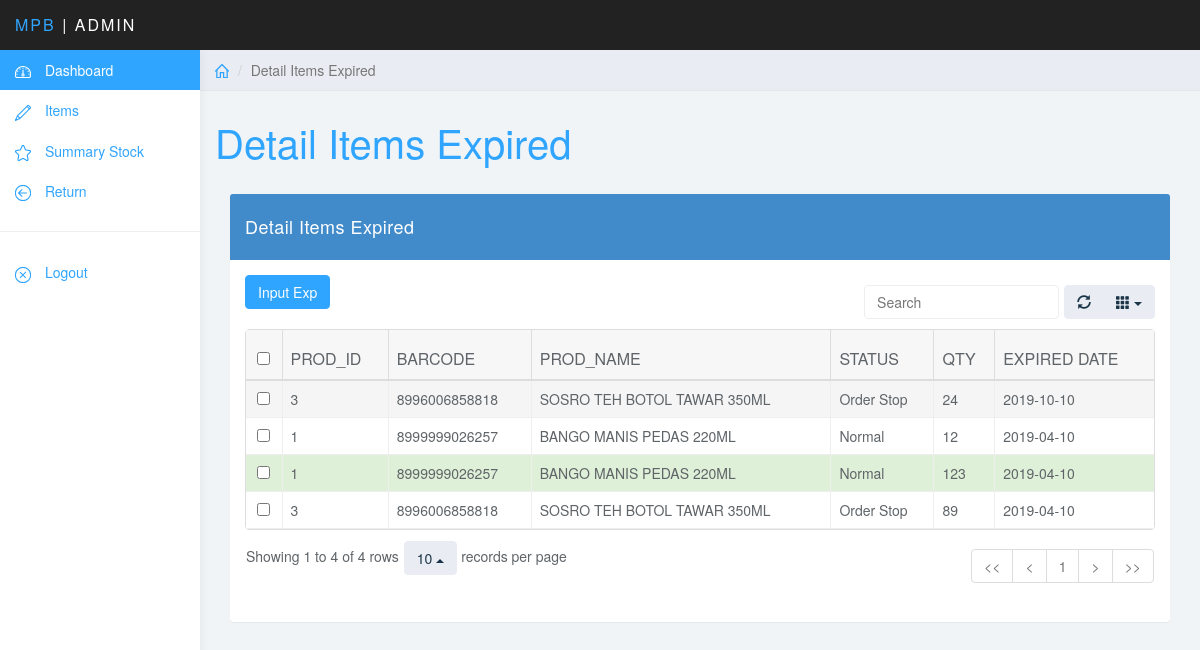
Screenshot of /index.php/exp with the database file from the repository.
### tables this page shows
CREATE TABLE `t_expired` (
  `ID_TRANS` int(11) NOT NULL,
  `PROD_ID` int(11) NOT NULL,
  `CAT_NM` varchar(100) NOT NULL,
  `BARCODE` varchar(14) NOT NULL,
  `PROD_NM` varchar(255) NOT NULL,
  `STATUS` varchar(20) NOT NULL,
  `QTY` int(11) NOT NULL,
  `DATE` date NOT NULL
);

### application/libraries/Template.php (called while the page is built, shortened)
<?php
class Template
{
   function __construct()
   {
      $this->ci =&get_instance();
   }
   function admin($template, $data='')
   {
      $data['content'] = $this->ci->load->view($template, $data, TRUE);
      $data['nav']  = $this->ci->load->view('nav', $data, TRUE);
      $this->ci->load->view('home',$data);
   }
}

### application/controllers/Exp.php (called while the page is built, shortened)
<?php
class Exp extends CI_Controller {
	public function index()
	{
		$data['header'] = 'Detail Items Expired';
		$data['items'] = $this->admin->get_all('t_expired');
		$this->template->admin('exp' ,$data);
	}
}

### index.php (called while the page is built, shortened)
<?php
require_once BASEPATH.'core/CodeIgniter.php';

### application/models/Admin.php (called while the page is built, shortened)
<?php
class Admin extends CI_Model {
	function get_all($table)
	{
		$this->db->from($table);
		return $this->db->get();
	}
}

### application/views/exp.php (the view, shortened to what this page needs)
<div class="row">
		<div class="col-lg-12">
		</div>
	</div>
	<div class="col-lg-12">
			<div class="panel panel-primary">
				<div class="panel-heading"><?= $header; ?></span></div>
				<div class="panel-body">
					<div style="float:left">
						<a type="button" data-toggle="modal" data-target="#modal-tambah"  class="btn btn-primary">Input Exp</a>
					</div>
					<table data-toggle="table" data-show-refresh="true" data-show-columns="true" data-search="true" data-pagination="true" data-sort-name="name" data-sort-order="desc" data-row-style="rowStyle">
						<thead>
							<tr>
								<th data-field ="id2" data-sortable="true">PROD_ID</th>
								<th data-field ="id3" data-sortable="true">BARCODE</th>
								<th data-field ="id4" data-sortable="true">PROD_NAME</th>
								<th data-field ="id5" data-sortable="true">STATUS</th>
								<th data-field ="id6" data-sortable="true">QTY</th>
								<th data-field ="id7" data-sortable="true">EXPIRED DATE</th>
							</tr>
						</thead>
						<tbody>
							<?php
							foreach ($items->result() as $key) :
								?>
								<tr>
									<td data-field ="id2" ><?= $key->PROD_ID; ?></td>
									<td data-field ="id3" ><?= $key->BARCODE; ?></td>
									<td data-field ="id4" ><?= $key->PROD_NM; ?></td>
									<td data-field ="id5" ><?= $key->STATUS; ?></td>
									<td data-field ="id6" ><?= $key->QTY; ?></td>
									<td data-field ="id7" ><?= $key->DATE; ?></td>
								</tr>
							<?php endforeach; ?>
						</tbody>
					</table>
				</div>
			</div>
		</div>
	</div>

### application/views/nav.php (shortened to what this page needs)
<ul class="nav menu">
	<li class="active"><a href="<?php echo base_url(); ?>home"><svg class="glyph stroked dashboard-dial"><use xlink:href="#stroked-dashboard-dial"></use></svg> Dashboard</a></li>
	<li class="parent ">
		<a href="#">
			<span data-toggle="collapse" href="#sub-item-1"><svg class="glyph stroked pencil"><use xlink:href="#stroked-pencil"></use></svg></span> Items
		</a>
	</li>
	<?php
	$jabatan = ($this->session->userdata['login_user']['jabatan']);
	if ($jabatan=='admin') { ?>
		<li role="presentation" class="divider"></li>
		<li><a href="<?php echo base_url(); ?>Sum_stock"><svg class="glyph stroked star"><use xlink:href="#stroked-star"></use></svg> Summary Stock</a></li>
		<li><a href="<?php echo base_url(); ?>Vendor"><svg class="glyph stroked home"><use xlink:href="#stroked-home"></use></svg> Vendor</a></li>
		<li><a href="<?php echo base_url(); ?>Category"><svg class="glyph stroked paperclip"><use xlink:href="#stroked-paperclip"></use></svg> Category</a></li>
		<li><a href="<?php echo base_url(); ?>User"><svg class="glyph stroked male user"><use xlink:href="#stroked-male-user"></use></svg> Users</a></li>
		<li><a href="<?php echo base_url(); ?>Returnn"><svg class="glyph stroked arrow left"><use xlink:href="#stroked-arrow-left"></use></svg> Return</a></li>
		<li role="presentation" class="divider"></li>
		<li><a href="<?php echo base_url(); ?>login/logout"><svg class="glyph stroked cancel"><use xlink:href="#stroked-cancel"></use></svg> Logout</a></li>
	<?php }else{ ?>
		<li><a href="<?php echo base_url(); ?>Sum_stock"><svg class="glyph stroked star"><use xlink:href="#stroked-star"></use></svg> Summary Stock</a></li>
		<li><a href="<?php echo base_url(); ?>Returnn"><svg class="glyph stroked arrow left"><use xlink:href="#stroked-arrow-left"></use></svg> Return</a></li>
		<li role="presentation" class="divider"></li>
		<li><a href="<?php echo base_url(); ?>login/logout"><svg class="glyph stroked cancel"><use xlink:href="#stroked-cancel"></use></svg> Logout</a></li>
	<?php } ?>
</ul>

### application/views/home.php (shortened to what this page needs)
<!DOCTYPE html>
<html>
<head>
<link href="<?php echo base_url(); ?>assets/css/bootstrap.min.css" rel="stylesheet">
<link href="<?php echo base_url(); ?>assets/css/datepicker3.css" rel="stylesheet">
<link href="<?php echo base_url(); ?>assets/css/styles.css" rel="stylesheet">
<link href="<?php echo base_url(); ?>assets/css/bootstrap-table.css" rel="stylesheet">
</head>
<body>
	<nav class="navbar navbar-inverse navbar-fixed-top" role="navigation">
		<div class="container-fluid">
			<div class="navbar-header">
				<a class="navbar-brand" href="#"><span>MPB</span> | Admin</a>
			</div>
		</div>
	</nav>
	<div id="sidebar-collapse" class="col-sm-3 col-lg-2 sidebar">
	<?php echo $nav; ?>
	</div>
	<div class="col-sm-9 col-sm-offset-3 col-lg-10 col-lg-offset-2 main">
		<div class="row">
			<ol class="breadcrumb">
				<li><a href="#"><svg class="glyph stroked home"><use xlink:href="#stroked-home"></use></svg></a></li>
				<li class="active"><?php echo $header; ?></li>
			</ol>
		</div>
		<div class="row">
			<div class="col-lg-12">
				<h1 class="page-header"><a href=""><?php echo $header; ?></a></h1>
			</div>
		</div>
	<?php echo $content; ?>
</body>
</html>

### assets/css/styles.css (style rules this page uses)
body { background: #f1f4f7; padding-top: 50px; color: #5f6468; }
a, a:hover, a:focus { color: #30a5ff; }
h1, h2, h3, h4, h5, h6 { color: #5f6468; }
h1 { font-weight: 300; font-size: 40px; }
.navbar-header .navbar-brand { color: #fff; font-size: 16px; text-transform: uppercase; font-weight: 500; letter-spacing: 2px; }
.navbar-header .navbar-brand span { color: #30a5ff; }
.btn-primary, .btn-primary:hover, .btn-primary:focus, .btn-primary:active, .btn-primary.active, .open > .dropdown-toggle.btn-primary, .btn-primary.disabled, .btn-primary[disabled], fieldset[disabled] .btn-primary, .btn-primary.disabled:hover, .btn-primary[disabled]:hover, fieldset[disabled] .btn-primary:hover, .btn-primary.disabled:focus, .btn-primary[disabled]:focus, fieldset[disabled] .btn-primary:focus, .btn-primary.disabled:active, .btn-primary[disabled]:active, fieldset[disabled] .btn-primary:active, .btn-primary.disabled.active, .btn-primary[disabled].active, fieldset[disabled] .btn-primary.active { background-color: #30a5ff; border-color: #30a5ff; }
.panel { border: 0; }
.panel-heading { font-size: 18px; font-weight: 300; letter-spacing: 0.025em; height: 66px; line-height: 45px; }
.navbar { border: 0; }
.sidebar { display: block; background-color: #fff; padding: 0; display: none; }
@media (min-width: 768px) { .sidebar { display: block; position: fixed; top: 50px; bottom: 0; left: 0; z-index: 1000; display: block; margin: 0; padding: 0; overflow-x: hidden; overflow-y: auto; background-color: #fff; box-shadow: 1px 0px 10px rgba(0, 0, 0, .05); } }
@media (min-width: 768px) { .navbar-header { width: 100%; } }
.sidebar ul.nav .active a, .sidebar ul.nav li.parent a.active, .sidebar ul.nav .active > a:hover, .sidebar ul.nav li.parent a.active:hover, .sidebar ul.nav .active > a:focus, .sidebar ul.nav li.parent a.active:focus { color: #fff; background-color: #30a5ff; }
.sidebar ul.nav li.divider { border-bottom: 1px solid #eee; margin: 20px 0; }
.breadcrumb { border-radius: 0; padding: 10px 15px; background: #e9ecf2; box-shadow: 0 1px 1px rgba(0, 0, 0, .05); margin: 0 ; }
h1.page-header { margin-top: 30px; border-bottom: 0; }
.table { background: #fff; }
.sidebar .glyph, .user-menu .glyph { height: 16px; width: 16px; margin: 0 10px 0 0; stroke-width: 3px; }
.breadcrumb .glyph { height: 14px; width: 14px; margin: -2px 0 0 0; stroke-width: 4px; }

### rows the page displays
t_expired: PROD_ID "3", BARCODE "8996006858818", PROD_NM "SOSRO TEH BOTOL TAWAR 350ML", STATUS "Order Stop", QTY "24", DATE "2019-10-10"
t_expired: PROD_ID "1", BARCODE "8999999026257", PROD_NM "BANGO MANIS PEDAS 220ML", STATUS "Normal", QTY "12", DATE "2019-04-10"
t_expired: PROD_ID "1", BARCODE "8999999026257", PROD_NM "BANGO MANIS PEDAS 220ML", STATUS "Normal", QTY "123", DATE "2019-04-10"
t_expired: PROD_ID "3", BARCODE "8996006858818", PROD_NM "SOSRO TEH BOTOL TAWAR 350ML", STATUS "Order Stop", QTY "89", DATE "2019-04-10"

### other values shown
$header "Detail Items Expired"
